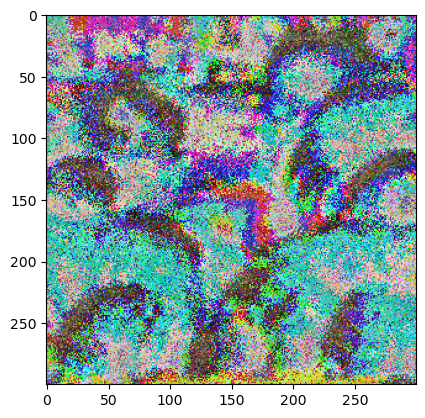
#> input picture AA/adversarial-yolo-master/lutao_exp/ex3/8440.png, 425 x 418 px
$ python find_max.py
#> lines starting #> are read from the running program, lines starting #| are printed output that depends on the picture
import cv2
import numpy as np

# 加载图像
image = cv2.imread('./ex3/8440.png', cv2.IMREAD_GRAYSCALE)
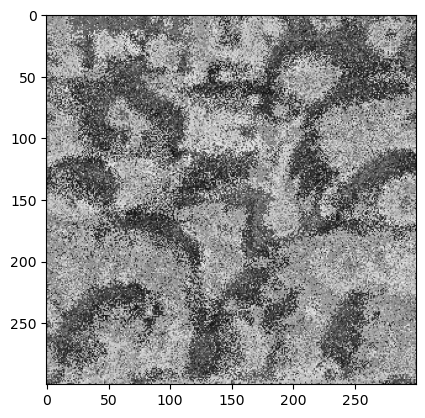
#> image: shape (418, 425); min 0, max 255, mean 156.7

# 进行边缘检测
edges = cv2.Canny(image, 50, 150)
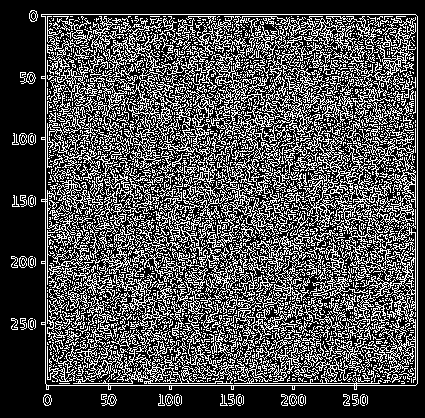
#> edges: shape (418, 425); 30.7% white in thin lines or dots

# 进行霍夫直线检测
lines = cv2.HoughLines(edges, 1, np.pi / 180, 100)

# 提取横向和纵向两类直线
horizontal_lines = []
vertical_lines = []

for line in lines:
    rho, theta = line[0]
    angle = np.degrees(theta)

    # 将直线按角度分为横向和纵向两类
    if angle < 30 or angle > 150:
        horizontal_lines.append((rho, theta))
    elif angle > 60 and angle < 120:
        vertical_lines.append((rho, theta))
#> this loop made 12385 passes
#> (rho, theta, angle) on passes 1 to 3: (14, 1.57, 90), (45, 0, 0), (385, 1.57, 90)
#> after the loop, horizontal_lines = 4313 pairs, first value -411 to 455, second value 0 to 3.12; vertical_lines = 4294 pairs, first value -89 to 452, second value 1.06 to 2.08

# 对横向和纵向直线按长度排序
horizontal_lines.sort(key=lambda x: x[0], reverse=True)
vertical_lines.sort(key=lambda x: x[0], reverse=True)

# 获取最长的两条横向和纵向直线
horizontal_lines = horizontal_lines[:2]
#> horizontal_lines = [(455, 0.489), (453, 0.506)]
vertical_lines = vertical_lines[:2]
#> vertical_lines = [(452, 1.08), (443, 1.06)]

# 计算交点坐标
intersection_points = []
for h_line in horizontal_lines:
    for v_line in vertical_lines:
        rho_h, theta_h = h_line
        rho_v, theta_v = v_line

        # 计算交点坐标
        x = int((rho_v - rho_h) / np.cos(theta_h))
        y = int((rho_h / np.sin(theta_h) - rho_v / np.sin(theta_v)) / (1 / np.tan(theta_h) - 1 / np.tan(theta_v)))
        intersection_points.append((x, y))
#> this loop made 2 passes
#> after the loop, intersection_points = [(-3, 338), (-13, 348), (-1, 332), (-11, 342)]

print(intersection_points)
#| [(-3, 338), (-13, 348), (-1, 332), (-11, 342)]

# [53 lines of commented-out code are left out]

$ run again, with AA/adversarial-yolo-master/lutao_exp/ex3/0.png copied over AA/adversarial-yolo-master/lutao_exp/ex3/8440.png
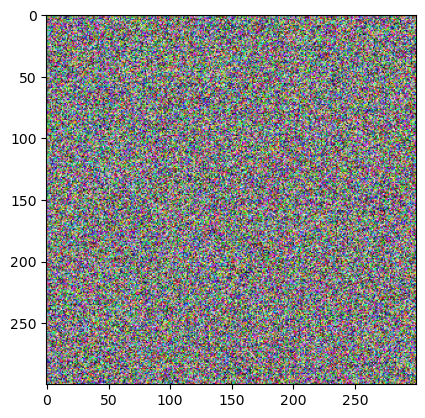
#> input picture AA/adversarial-yolo-master/lutao_exp/ex3/0.png, 425 x 418 px
#> `image = cv2.imread('./ex3/8440.png', cv2.IMREAD_GRAYSCALE)`:
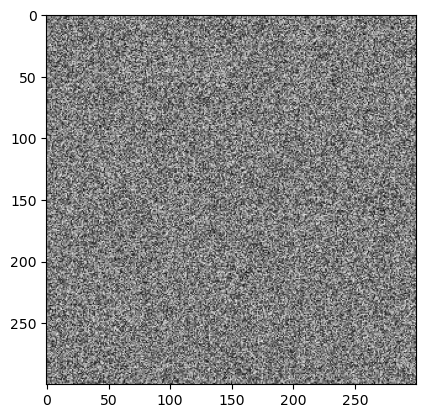
#> image: shape (418, 425); min 0, max 255, mean 152.4
#> `edges = cv2.Canny(image, 50, 150)`:
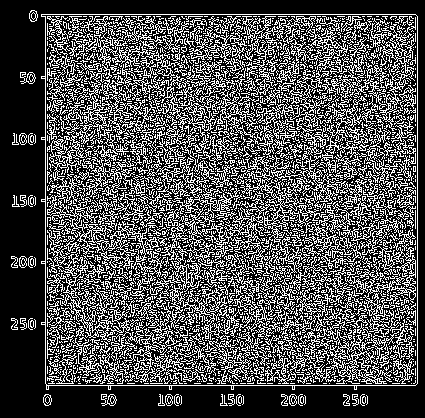
#> edges: shape (418, 425); 31.5% white in thin lines or dots
#> the loop `for line in lines:` made 12562 passes
#> (rho, theta, angle) on passes 1 to 3: (14, 1.57, 90), (45, 0, 0), (385, 1.57, 90)
#> after the loop `for line in lines:`: horizontal_lines = 4324 pairs, first value -411 to 460, second value 0 to 3.12; vertical_lines = 4345 pairs, first value -89 to 441, second value 1.06 to 2.08
#> `horizontal_lines = horizontal_lines[:2]`: horizontal_lines = [(460, 0.506), (457, 0.489)]
#> `vertical_lines = vertical_lines[:2]`: vertical_lines = [(441, 1.1), (440, 1.12)]
#> the loop `for h_line in horizontal_lines:` made 2 passes
#> after the loop `for h_line in horizontal_lines:`: intersection_points = [(-21, 350), (-22, 348), (-18, 348), (-19, 347)]
#| [(-21, 350), (-22, 348), (-18, 348), (-19, 347)]

$ run again, with AA/adversarial-yolo-master/lutao_exp/ex3/1240.png copied over AA/adversarial-yolo-master/lutao_exp/ex3/8440.png
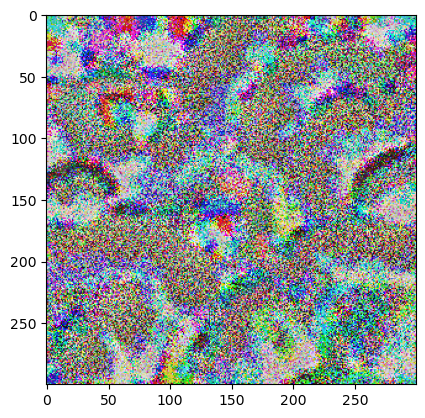
#> input picture AA/adversarial-yolo-master/lutao_exp/ex3/1240.png, 425 x 418 px
#> `image = cv2.imread('./ex3/8440.png', cv2.IMREAD_GRAYSCALE)`:
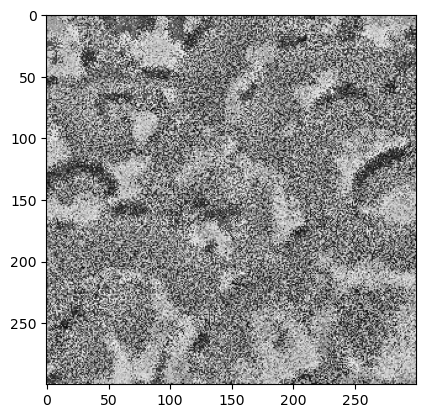
#> image: shape (418, 425); min 0, max 255, mean 159.6
#> `edges = cv2.Canny(image, 50, 150)`:
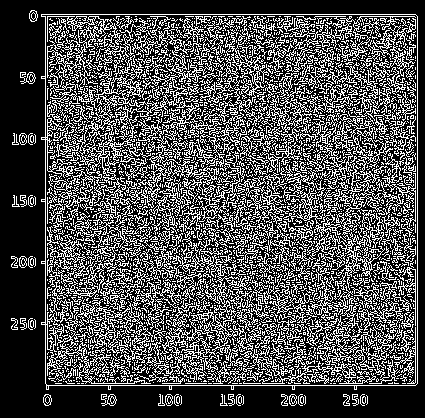
#> edges: shape (418, 425); 31.1% white in thin lines or dots
#> the loop `for line in lines:` made 12431 passes
#> (rho, theta, angle) on passes 1 to 3: (14, 1.57, 90), (45, 0, 0), (385, 1.57, 90)
#> after the loop `for line in lines:`: horizontal_lines = 4277 pairs, first value -411 to 460, second value 0 to 3.12; vertical_lines = 4292 pairs, first value -89 to 440, second value 1.06 to 2.08
#> `horizontal_lines = horizontal_lines[:2]`: horizontal_lines = [(460, 0.506), (455, 0.506)]
#> `vertical_lines = vertical_lines[:2]`: vertical_lines = [(440, 1.1), (438, 1.13)]
#> the loop `for h_line in horizontal_lines:` made 2 passes
#> after the loop `for h_line in horizontal_lines:`: intersection_points = [(-22, 351), (-25, 348), (-17, 343), (-19, 340)]
#| [(-22, 351), (-25, 348), (-17, 343), (-19, 340)]

$ run again, with AA/adversarial-yolo-master/lutao_exp/ex3/140.png copied over AA/adversarial-yolo-master/lutao_exp/ex3/8440.png
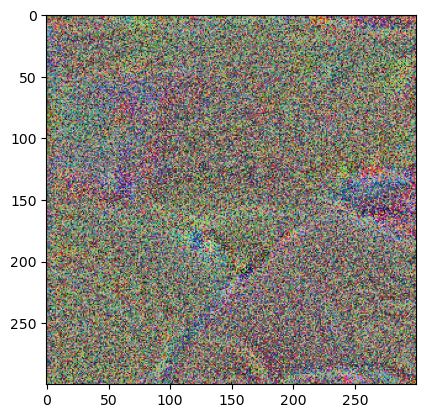
#> input picture AA/adversarial-yolo-master/lutao_exp/ex3/140.png, 425 x 418 px
#> `image = cv2.imread('./ex3/8440.png', cv2.IMREAD_GRAYSCALE)`:
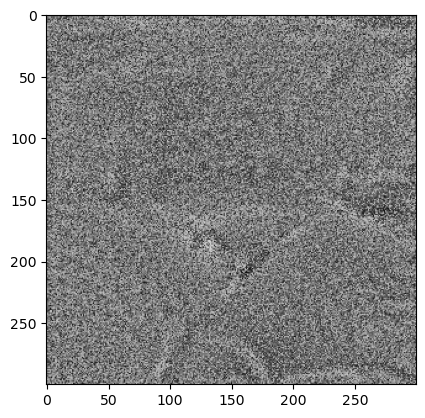
#> image: shape (418, 425); min 0, max 255, mean 148.1
#> `edges = cv2.Canny(image, 50, 150)`:
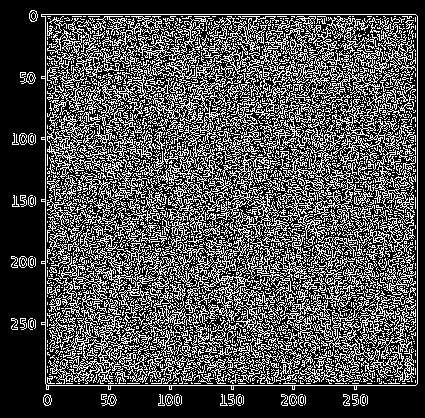
#> edges: shape (418, 425); 31.3% white in thin lines or dots
#> the loop `for line in lines:` made 12511 passes
#> (rho, theta, angle) on passes 1 to 3: (14, 1.57, 90), (45, 0, 0), (385, 1.57, 90)
#> after the loop `for line in lines:`: horizontal_lines = 4285 pairs, first value -411 to 453, second value 0 to 3.12; vertical_lines = 4341 pairs, first value -89 to 442, second value 1.06 to 2.08
#> `horizontal_lines = horizontal_lines[:2]`: horizontal_lines = [(453, 0.489), (453, 0.279)]
#> `vertical_lines = vertical_lines[:2]`: vertical_lines = [(442, 1.17), (441, 1.1)]
#> the loop `for h_line in horizontal_lines:` made 2 passes
#> after the loop `for h_line in horizontal_lines:`: intersection_points = [(-12, 332), (-13, 342), (-11, 379), (-12, 385)]
#| [(-12, 332), (-13, 342), (-11, 379), (-12, 385)]
